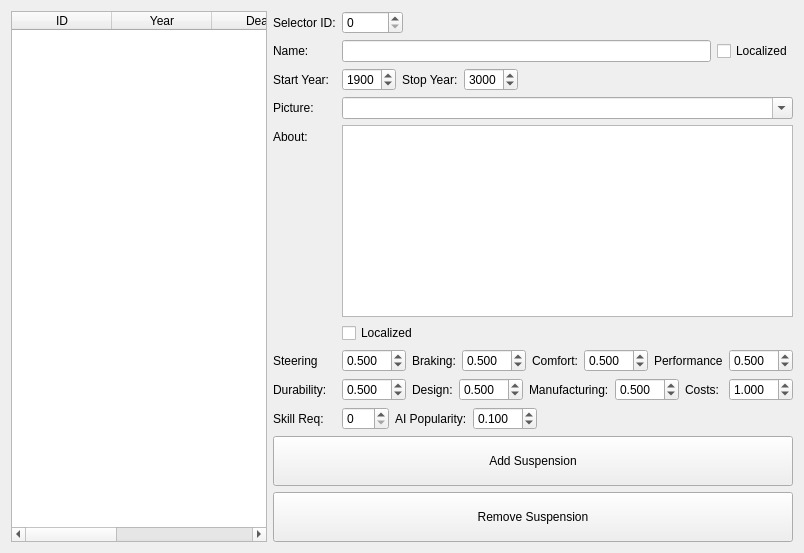
     <widget class="QWidget" name="tab_2">
      <attribute name="title">
       <string>Suspensions</string>
      </attribute>
      <layout class="QGridLayout" name="gridLayout_3">
       <item row="0" column="0">
        <widget class="QTableWidget" name="table_suspension">
         <column>
          <property name="text">
           <string>ID</string>
          </property>
         </column>
         <column>
          <property name="text">
           <string>Year</string>
          </property>
         </column>
         <column>
          <property name="text">
           <string>Death</string>
          </property>
         </column>
         <column>
          <property name="text">
           <string>Name</string>
          </property>
         </column>
         <column>
          <property name="text">
           <string>Skill</string>
          </property>
         </column>
        </widget>
       </item>
       <item row="0" column="1">
        <layout class="QFormLayout" name="formLayout_2">
         <property name="fieldGrowthPolicy">
          <enum>QFormLayout::AllNonFixedFieldsGrow</enum>
         </property>
         <item row="1" column="0">
          <widget class="QLabel" name="label_16">
           <property name="text">
            <string>Name:</string>
           </property>
          </widget>
         </item>
         <item row="1" column="1">
          <layout class="QHBoxLayout" name="horizontalLayout_7">
           <item>
            <widget class="QLineEdit" name="lineEdit_suspension_name"/>
           </item>
           <item>
            <widget class="QCheckBox" name="checkBox_suspension_name_localize">
             <property name="text">
              <string>Localized</string>
             </property>
            </widget>
           </item>
          </layout>
         </item>
         <item row="2" column="0">
          <widget class="QLabel" name="label_17">
           <property name="text">
            <string>Start Year:</string>
           </property>
          </widget>
         </item>
         <item row="2" column="1">
          <layout class="QHBoxLayout" name="horizontalLayout_8">
           <item>
            <widget class="QSpinBox" name="spinBox_suspension_year">
             <property name="minimum">
              <number>1800</number>
             </property>
             <property name="maximum">
              <number>9999</number>
             </property>
             <property name="value">
              <number>1900</number>
             </property>
            </widget>
           </item>
           <item>
            <widget class="QLabel" name="label_18">
             <property name="text">
              <string>Stop Year:</string>
             </property>
            </widget>
           </item>
           <item>
            <widget class="QSpinBox" name="spinBox_suspension_endyear">
             <property name="minimum">
              <number>1800</number>
             </property>
             <property name="maximum">
              <number>9999</number>
             </property>
             <property name="value">
              <number>3000</number>
             </property>
            </widget>
           </item>
           <item>
            <spacer name="horizontalSpacer_3">
             <property name="orientation">
              <enum>Qt::Horizontal</enum>
             </property>
             <property name="sizeHint" stdset="0">
              <size>
               <width>40</width>
               <height>20</height>
              </size>
             </property>
            </spacer>
           </item>
          </layout>
         </item>
         <item row="3" column="0">
          <widget class="QLabel" name="label_19">
           <property name="text">
            <string>Picture:</string>
           </property>
          </widget>
         </item>
         <item row="3" column="1">
          <widget class="QComboBox" name="comboBox_suspension_picture">
           <property name="editable">
            <bool>true</bool>
           </property>
          </widget>
         </item>
         <item row="4" column="0">
          <widget class="QLabel" name="label_20">
           <property name="text">
            <string>About:</string>
           </property>
          </widget>
         </item>
         <item row="4" column="1">
          <layout class="QVBoxLayout" name="verticalLayout_3">
           <item>
            <widget class="QTextEdit" name="textEdit_suspension_about"/>
           </item>
           <item>
            <widget class="QCheckBox" name="checkBox_suspension_about_localized">
             <property name="text">
              <string>Localized</string>
             </property>
            </widget>
           </item>
          </layout>
         </item>
         <item row="5" column="0">
          <widget class="QLabel" name="label_21">
           <property name="text">
            <string>Steering</string>
           </property>
          </widget>
         </item>
         <item row="5" column="1">
          <layout class="QHBoxLayout" name="horizontalLayout_9">
           <item>
            <widget class="QDoubleSpinBox" name="spinner_suspension_steering">
             <property name="decimals">
              <number>3</number>
             </property>
             <property name="singleStep">
              <double>0.010000000000000</double>
             </property>
             <property name="value">
              <double>0.500000000000000</double>
             </property>
            </widget>
           </item>
           <item>
            <widget class="QLabel" name="label_22">
             <property name="text">
              <string>Braking:</string>
             </property>
            </widget>
           </item>
           <item>
            <widget class="QDoubleSpinBox" name="spinner_suspension_braking">
             <property name="decimals">
              <number>3</number>
             </property>
             <property name="singleStep">
              <double>0.010000000000000</double>
             </property>
             <property name="value">
              <double>0.500000000000000</double>
             </property>
            </widget>
           </item>
           <item>
            <widget class="QLabel" name="label_23">
             <property name="text">
              <string>Comfort:</string>
             </property>
            </widget>
           </item>
           <item>
            <widget class="QDoubleSpinBox" name="spinner_suspension_comfort">
             <property name="decimals">
              <number>3</number>
             </property>
             <property name="singleStep">
              <double>0.010000000000000</double>
             </property>
             <property name="value">
              <double>0.500000000000000</double>
             </property>
            </widget>
           </item>
           <item>
            <widget class="QLabel" name="label_24">
             <property name="text">
              <string>Performance</string>
             </property>
            </widget>
           </item>
           <item>
            <widget class="QDoubleSpinBox" name="spinner_suspension_performance">
             <property name="decimals">
              <number>3</number>
             </property>
             <property name="singleStep">
              <double>0.010000000000000</double>
             </property>
             <property name="value">
              <double>0.500000000000000</double>
             </property>
            </widget>
           </item>
          </layout>
         </item>
         <item row="6" column="0">
          <widget class="QLabel" name="label_25">
           <property name="text">
            <string>Durability:</string>
           </property>
          </widget>
         </item>
         <item row="6" column="1">
          <layout class="QHBoxLayout" name="horizontalLayout_10">
           <item>
            <widget class="QDoubleSpinBox" name="spinner_suspension_durability">
             <property name="decimals">
              <number>3</number>
             </property>
             <property name="singleStep">
              <double>0.010000000000000</double>
             </property>
             <property name="value">
              <double>0.500000000000000</double>
             </property>
            </widget>
           </item>
           <item>
            <widget class="QLabel" name="label_26">
             <property name="text">
              <string>Design:</string>
             </property>
            </widget>
           </item>
           <item>
            <widget class="QDoubleSpinBox" name="spinner_suspension_design">
             <property name="decimals">
              <number>3</number>
             </property>
             <property name="singleStep">
              <double>0.010000000000000</double>
             </property>
             <property name="value">
              <double>0.500000000000000</double>
             </property>
            </widget>
           </item>
           <item>
            <widget class="QLabel" name="label_27">
             <property name="text">
              <string>Manufacturing:</string>
             </property>
            </widget>
           </item>
           <item>
            <widget class="QDoubleSpinBox" name="spinner_suspension_manufacturer">
             <property name="decimals">
              <number>3</number>
             </property>
             <property name="singleStep">
              <double>0.010000000000000</double>
             </property>
             <property name="value">
              <double>0.500000000000000</double>
             </property>
            </widget>
           </item>
           <item>
            <widget class="QLabel" name="label_28">
             <property name="text">
              <string>Costs:</string>
             </property>
            </widget>
           </item>
           <item>
            <widget class="QDoubleSpinBox" name="spinner_suspension_costs">
             <property name="decimals">
              <number>3</number>
             </property>
             <property name="singleStep">
              <double>0.010000000000000</double>
             </property>
             <property name="value">
              <double>1.000000000000000</double>
             </property>
            </widget>
           </item>
          </layout>
         </item>
         <item row="7" column="0">
          <widget class="QLabel" name="label_29">
           <property name="text">
            <string>Skill Req:</string>
           </property>
          </widget>
         </item>
         <item row="7" column="1">
          <layout class="QHBoxLayout" name="horizontalLayout_11">
           <item>
            <widget class="QSpinBox" name="spinner_suspension_skillreq">
             <property name="maximum">
              <number>200</number>
             </property>
            </widget>
           </item>
           <item>
            <widget class="QLabel" name="label_30">
             <property name="text">
              <string>AI Popularity:</string>
             </property>
            </widget>
           </item>
           <item>
            <widget class="QDoubleSpinBox" name="spinner_suspension_AIPop">
             <property name="decimals">
              <number>3</number>
             </property>
             <property name="singleStep">
              <double>0.010000000000000</double>
             </property>
             <property name="value">
              <double>0.100000000000000</double>
             </property>
            </widget>
           </item>
           <item>
            <spacer name="horizontalSpacer_4">
             <property name="orientation">
              <enum>Qt::Horizontal</enum>
             </property>
             <property name="sizeHint" stdset="0">
              <size>
               <width>40</width>
               <height>20</height>
              </size>
             </property>
            </spacer>
           </item>
          </layout>
         </item>
         <item row="8" column="0" colspan="2">
          <widget class="QPushButton" name="button_suspension_add">
           <property name="minimumSize">
            <size>
             <width>0</width>
             <height>50</height>
            </size>
           </property>
           <property name="text">
            <string>Add Suspension</string>
           </property>
          </widget>
         </item>
         <item row="9" column="0" colspan="2">
          <widget class="QPushButton" name="button_suspension_remove">
           <property name="minimumSize">
            <size>
             <width>0</width>
             <height>50</height>
            </size>
           </property>
           <property name="text">
            <string>Remove Suspension</string>
           </property>
          </widget>
         </item>
         <item row="0" column="0">
          <widget class="QLabel" name="label_167">
           <property name="text">
            <string>Selector ID:</string>
           </property>
          </widget>
         </item>
         <item row="0" column="1">
          <layout class="QHBoxLayout" name="horizontalLayout_58">
           <item>
            <widget class="QSpinBox" name="spinner_suspension_ID">
             <property name="maximum">
              <number>99999</number>
             </property>
            </widget>
           </item>
           <item>
            <spacer name="horizontalSpacer_24">
             <property name="orientation">
              <enum>Qt::Horizontal</enum>
             </property>
             <property name="sizeHint" stdset="0">
              <size>
               <width>40</width>
               <height>20</height>
              </size>
             </property>
            </spacer>
           </item>
          </layout>
         </item>
        </layout>
       </item>
      </layout>
     </widget>
